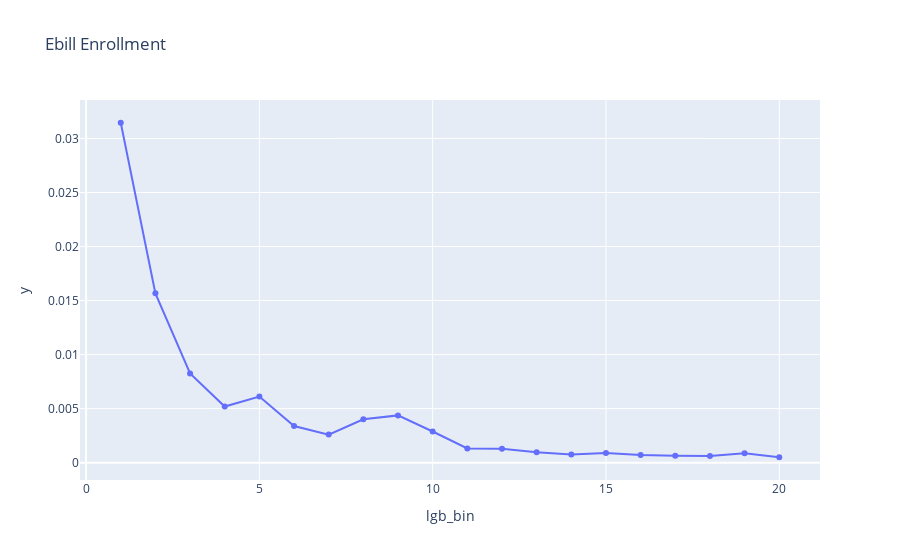

Notebook cell for this chart:
### Code cell
import plotly.express as px

predfile_xgb_lgb.groupby('lgb_bin')['y'].mean()

forline=predfile_xgb_lgb.groupby('lgb_bin')['y'].mean().reset_index()
fig = px.line(forline, x='lgb_bin', y='y', title='Ebill Enrollment', markers=True)
fig

### Figure 1 — Plotly figure (JSON) as saved in the notebook; plotly's stock layout.template omitted (floating-point values rounded to 4 significant figures)
{"data": [{"hovertemplate": "lgb_bin=%{x}<br>y=%{y}<extra></extra>", "legendgroup": "", "line": {"color": "#636efa", "dash": "solid"}, "marker": {"symbol": "circle"}, "mode": "lines+markers", "name": "", "orientation": "v", "showlegend": false, "type": "scatter", "x": [1, 2, 3, 4, 5, 6, 7, 8, 9, 10, 11, 12, 13, 14, 15, 16, 17, 18, 19, 20], "xaxis": "x", "y": [0.03145, 0.01567, 0.00825, 0.005191, 0.00611, 0.003387, 0.002595, 0.004011, 0.004371, 0.002882, 0.00131, 0.001293, 0.0009641, 0.0007521, 0.0008969, 0.0007026, 0.0006436, 0.0006084, 0.0008782, 0.0004984], "yaxis": "y"}], "layout": {"autosize": true, "legend": {"tracegroupgap": 0}, "title": {"text": "Ebill Enrollment"}, "xaxis": {"anchor": "y", "autorange": true, "domain": [0, 1], "range": [-0.1875, 21.19], "title": {"text": "lgb_bin"}, "type": "linear"}, "yaxis": {"anchor": "x", "autorange": true, "domain": [0, 1], "range": [-0.002056, 0.03401], "title": {"text": "y"}, "type": "linear"}}}
